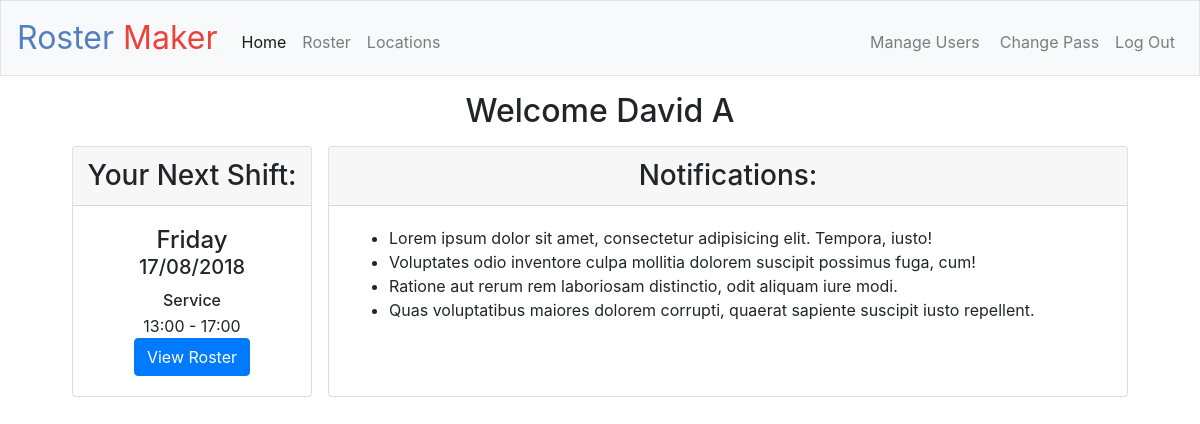
Screenshot of / (signed in) with the database file from the repository.
### application.py (models this page shows, shortened)
class Shift(db.Model):
    shift_id = db.Column(db.Integer, primary_key=True)
    date = db.Column(db.DateTime, nullable = False)
    start_time = db.Column(db.String(5), nullable=False)
    end_time = db.Column(db.String(5), nullable=False)
    location = db.Column(db.String(50), nullable=False)
    user_id = db.Column(db.Integer, db.ForeignKey('user.id'), nullable=False)
    sbreak = db.Column(db.String(5), default=None)

### application.py (the view)
@app.route("/")
@login_required
def index():
    tz = timezone('Australia/Sydney')
    date = datetime.now(tz).date()
    next_shift = Shift.query.filter(Shift.user_id == session["user_id"], Shift.date >= date).first()
    if next_shift:
        shift = next_shift.__dict__
        date = shift["date"]
        shift["datePretty"] = date.strftime("%d/%m/%Y")
        shift["day"] = date.strftime("%A")
    else:
        shift = None
    return render_template("index.html", shift=shift)

### application.py (called while the page is built)
@app.after_request
def after_request(response):
    response.headers["Cache-Control"] = "no-cache, no-store, must-revalidate"
    response.headers["Expires"] = 0
    response.headers["Pragma"] = "no-cache"
    return response

### helpers.py (called while the page is built)
def login_required(f):
    @wraps(f)
    def decorated_function(*args, **kwargs):
        if session.get("user_id") is None:
            return redirect("/login")
        return f(*args, **kwargs)
    return decorated_function

### templates/index.html (shortened to what this page needs)
{% extends "layout.html" %}
{% block scripts %}
    <link rel="stylesheet" href="/static/index.css"/>
{% endblock %}
{% block main %}
    <h2>Welcome {{ session.user_real_name }}</h2>
    <div class="d-flex flex-wrap justify-content-center">
        <div class="card m-2" id="nextShift">
            <h3 class="card-header px-2">Your Next Shift:</h3>
            <div class="card-body">
                {% if shift %}
                    <h4 class="card-title m-0">{{ shift["day"] }}</h4>
                    <h5 class="card-title">{{ shift["datePretty"] }}</h5>
                    <h6 class="card-text mb-1">{{ shift["location"]|title }}</h6>
                    <p class="card-text mb-0">{{ shift["start_time"] }} - {{ shift["end_time"] }}</p>
                    <a href="/roster" class="btn btn-primary">View Roster</a>
                {% else %}
                    <p class="card-text">You have no rostered shifts.</p>
                {% endif %}
            </div>
        </div>
        <div class="card m-2" id="notificationBox">
            <h3 class="card-header">Notifications:</h3>
            <div class="card-body text-left">
                <ul class="generic-list">
                    <li class="item">Lorem ipsum dolor sit amet, consectetur adipisicing elit. Tempora, iusto!</li>
                    <li class="item">Voluptates odio inventore culpa mollitia dolorem suscipit possimus fuga, cum!</li>
                    <li class="item">Ratione aut rerum rem laboriosam distinctio, odit aliquam iure modi.</li>
                    <li class="item">Quas voluptatibus maiores dolorem corrupti, quaerat sapiente suscipit iusto repellent.</li>
                </ul>
            </div>
        </div>
    </div>
{% endblock %}

### static/index.css (style rules this page uses)
#nextShift { width: 240px; }
#notificationBox { width: 100%; width: -webkit-calc(100% - 240px - 32px); width: -moz-calc(100% - 240px - 32px); width: calc(100% - 240px - 32px); max-width: 800px; }

### rows the page displays
Shift: location "Service", start_time "13:00", end_time "17:00"

### other values shown
{{ session.user_real_name }} "David A"
{{ shift["day"] }} "Friday"
{{ shift["datePretty"] }} "17/08/2018"
